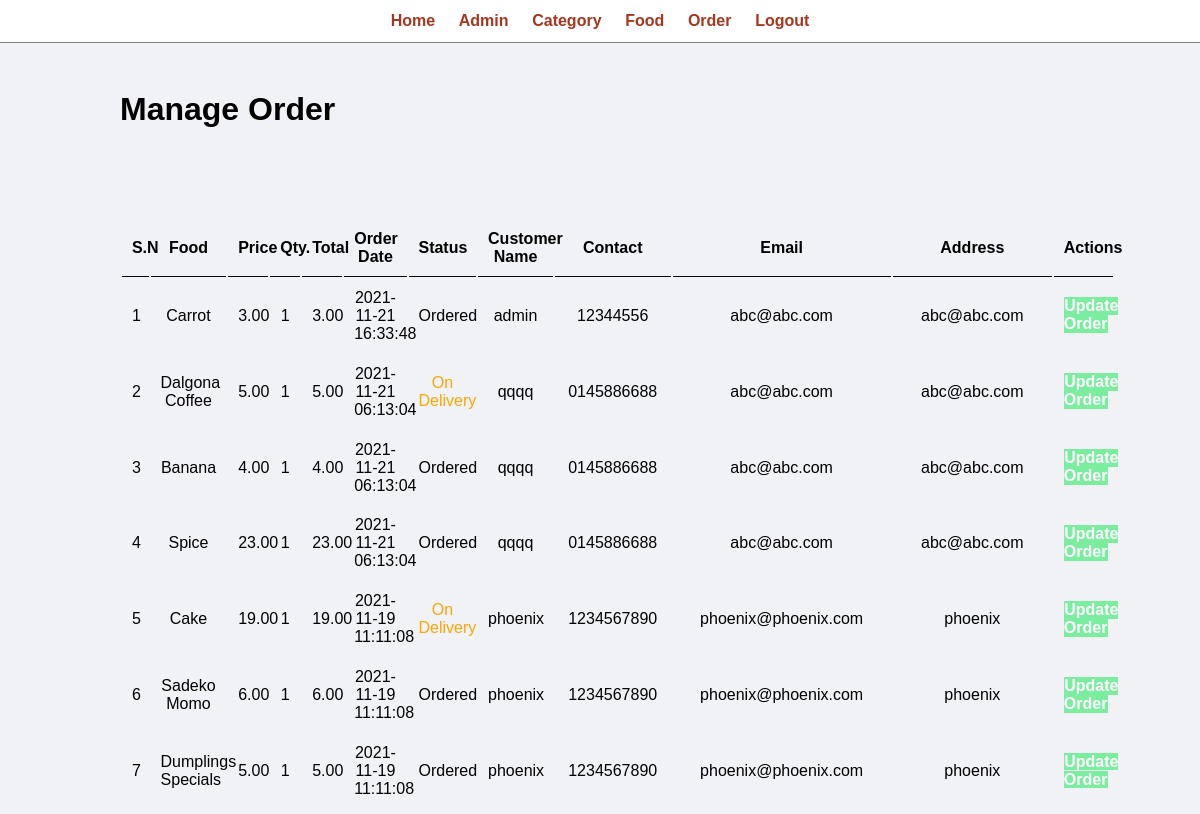
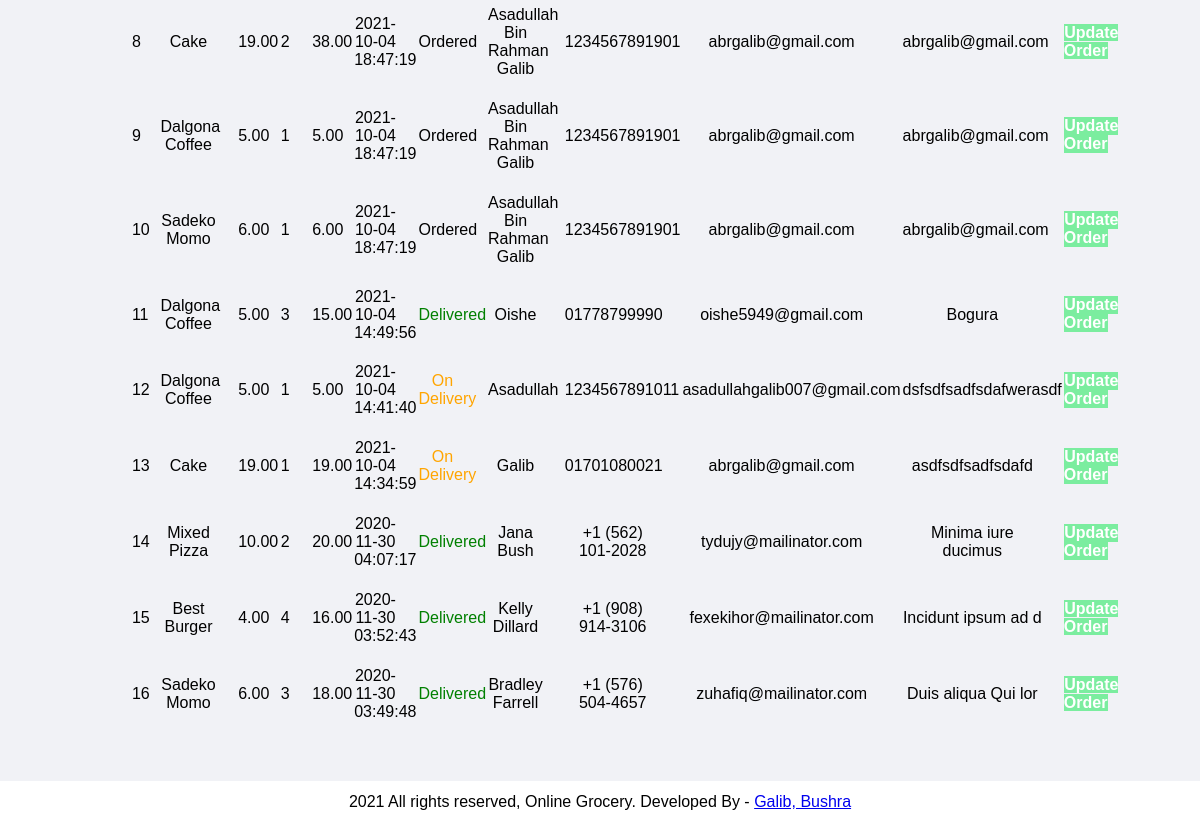
Page /admin/manage-order.php (signed in) on the earlier database version (2 pictures, top to bottom).
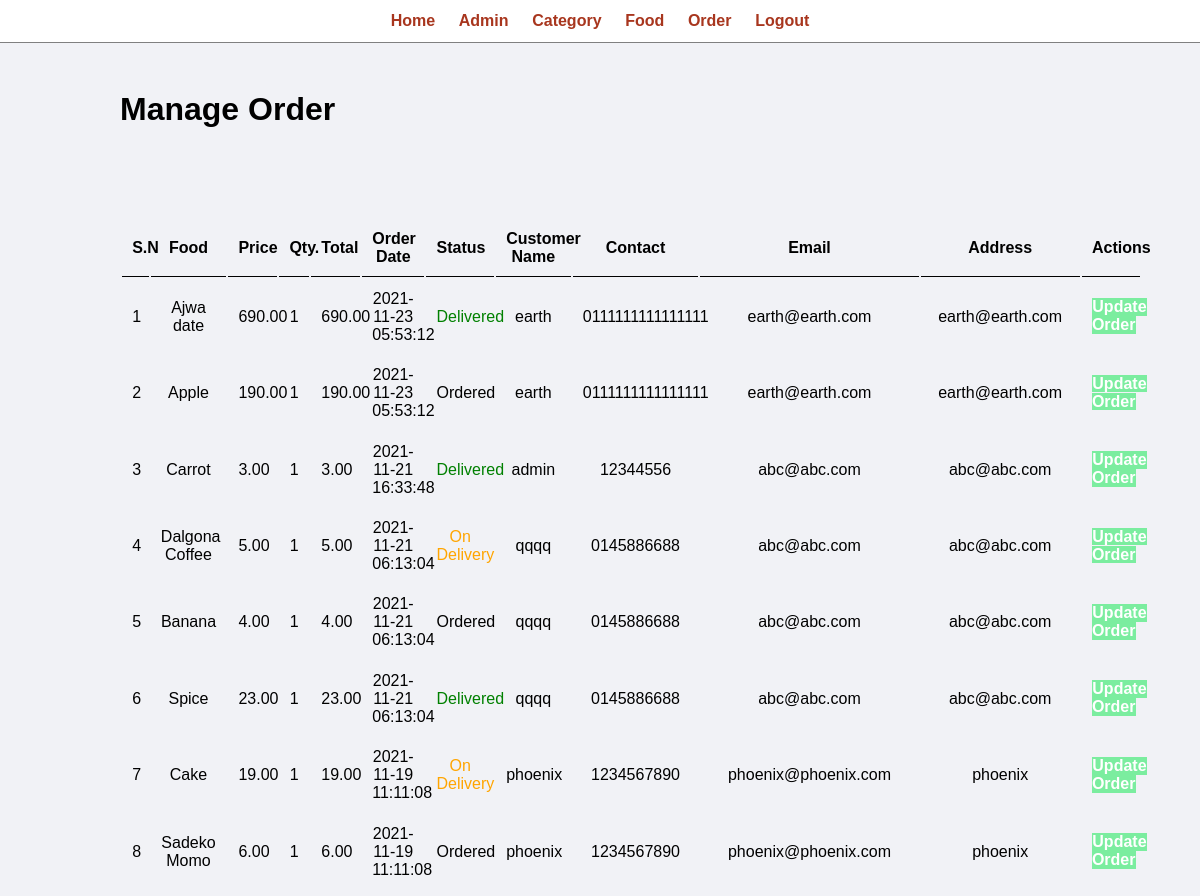
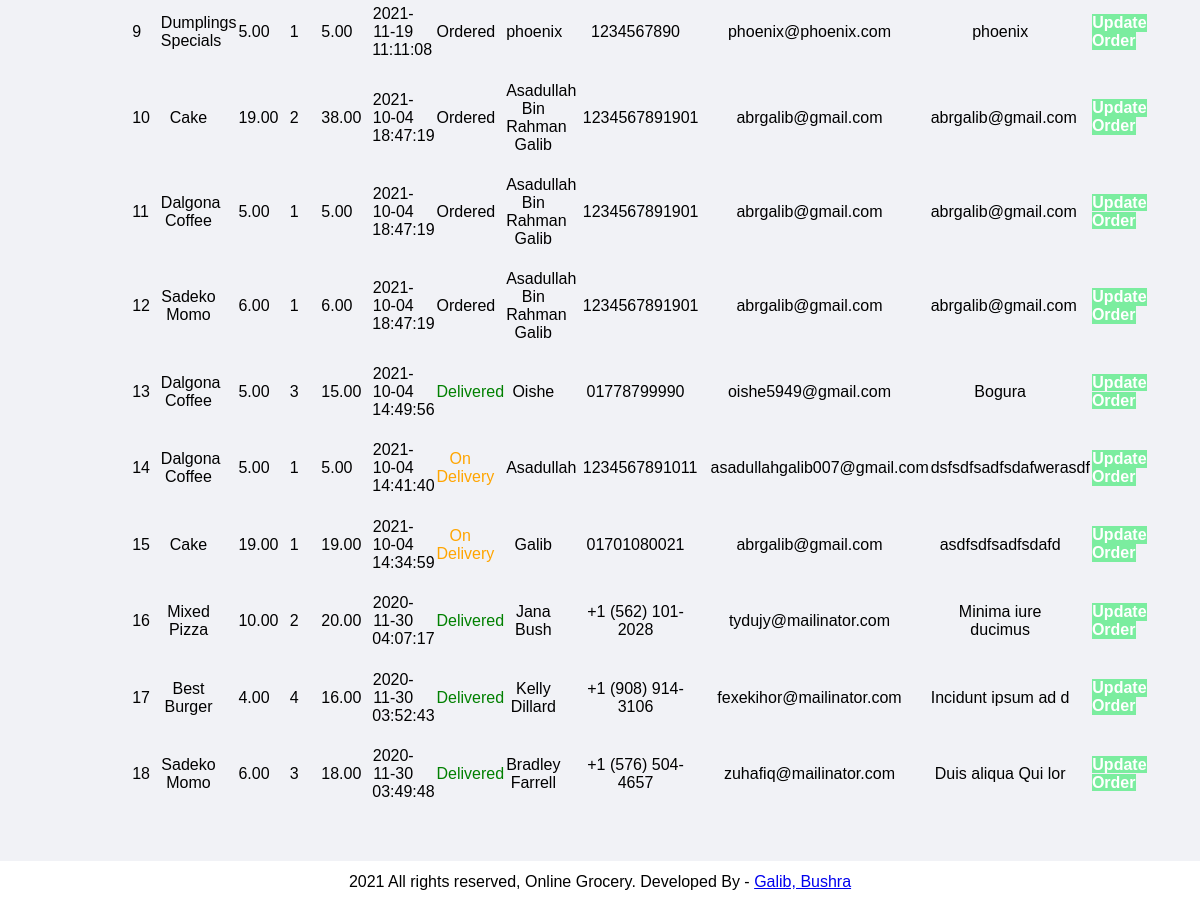
Same page on the later database version (2 pictures, top to bottom).
### tables this page shows
CREATE TABLE `tbl_order` (
  `id` int(10) UNSIGNED NOT NULL,
  `food` varchar(150) NOT NULL,
  `price` decimal(10,2) NOT NULL,
  `qty` int(11) NOT NULL,
  `total` decimal(10,2) NOT NULL,
  `order_date` datetime NOT NULL,
  `status` varchar(50) NOT NULL,
  `customer_name` varchar(150) NOT NULL,
  `customer_contact` varchar(20) NOT NULL,
  `customer_email` varchar(150) NOT NULL,
  `customer_address` varchar(255) NOT NULL,
  `f_id` int(10) NOT NULL
);

### admin/manage-order.php (the view, shortened to what this page needs)
<link rel="stylesheet" type="text/css" href="../css/admin.css">
<?php include('partials/menu.php'); ?>
<div class="main-content">
    <div class="wrapper">
        <h1>Manage Order</h1>
                <br /><br /><br />
                <br><br>
                <table class="tbl-full">
                    <tr class="text-center">
                        <th>S.N</th>
                        <th>Food</th>
                        <th>Price</th>
                        <th>Qty.</th>
                        <th>Total</th>
                        <th>Order Date</th>
                        <th>Status</th>
                        <th>Customer Name</th>
                        <th>Contact</th>
                        <th>Email</th>
                        <th>Address</th>
                        <th>Actions</th>
                    </tr>
                    <?php
                        $sql = "SELECT * FROM tbl_order ORDER BY id DESC";
                        $res = mysqli_query($conn, $sql);
                        $count = mysqli_num_rows($res);
                        $sn = 1;
                        if($count>0)
                        {
                            while($row=mysqli_fetch_assoc($res))
                            {
                                $id = $row['id'];
                                $food = $row['food'];
                                $price = $row['price'];
                                $qty = $row['qty'];
                                $total = $row['total'];
                                $order_date = $row['order_date'];
                                $status = $row['status'];
                                $customer_name = $row['customer_name'];
                                $customer_contact = $row['customer_contact'];
                                $customer_email = $row['customer_email'];
                                $customer_address = $row['customer_address'];
                                ?>
                                    <tr class="text-center">
                                        <td><?php echo $sn++; ?></td>
                                        <td><?php echo $food; ?></td>
                                        <td><?php echo $price; ?></td>
                                        <td><?php echo $qty; ?></td>
                                        <td><?php echo $total; ?></td>
                                        <td><?php echo $order_date; ?></td>
                                        <td>
                                            <?php
                                                if($status=="Ordered")
                                                {
                                                    echo "<label>$status</label>";
                                                }
                                                elseif($status=="On Delivery")
                                                {
                                                    echo "<label style='color: orange;'>$status</label>";
                                                }
                                                elseif($status=="Delivered")
                                                {
                                                    echo "<label style='color: green;'>$status</label>";
                                                }
                                                elseif($status=="Cancelled")
                                                {
                                                    echo "<label style='color: red;'>$status</label>";
                                                }
                                            ?>
                                        </td>
                                        <td><?php echo $customer_name; ?></td>
                                        <td><?php echo $customer_contact; ?></td>
                                        <td><?php echo $customer_email; ?></td>
                                        <td><?php echo $customer_address; ?></td>
                                        <td>
                                            <a href="<?php echo SITEURL; ?>admin/update-order.php?id=<?php echo $id; ?>" class="btn-secondary">Update Order</a>
                                        </td>
                                    </tr>
                                <?php
                            }
                        }
                        else
                        {
                            echo "<tr><td colspan='12' class='error'>Orders not Available</td></tr>";
                        }
                    ?>
                </table>
    </div>
</div>
<?php include('partials/footer.php'); ?>

Differences in the rows shown:
added tbl_order: food "Ajwa date", price "690.00", qty "1", total "690.00", order_date "2021-11-23 05:53:12", status "Delivered", customer_name "earth", customer_contact "0111111111111111", customer_email "earth@earth.com", customer_address "earth@earth.com"
added tbl_order: food "Apple", price "190.00", qty "1", total "190.00", order_date "2021-11-23 05:53:12", status "Ordered", customer_name "earth", customer_contact "0111111111111111", customer_email "earth@earth.com", customer_address "earth@earth.com"
changed tbl_order "Carrot": status "Ordered" → "Delivered"
changed tbl_order "Spice": status "Ordered" → "Delivered"
